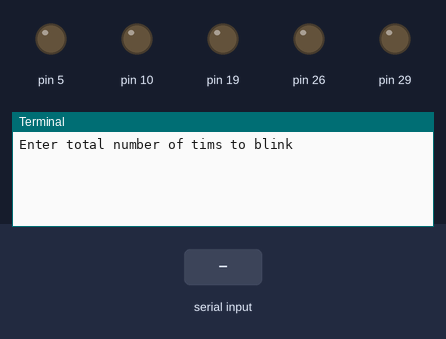
Recording of a program running on a simulated Raspberry Pi (header pin numbers). Shown: output pins drawn as LEDs (lit = HIGH), the last lines printed to the terminal. Inputs (shaded band) come from the test bench.

Above: at 1.2 s.
1.3 s: "5" typed at the terminal, then Enter
At 2.2 s:
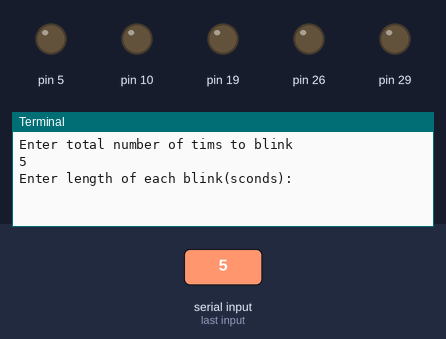
2.8 s: "90" typed at the terminal, then Enter
At 3.4 s:
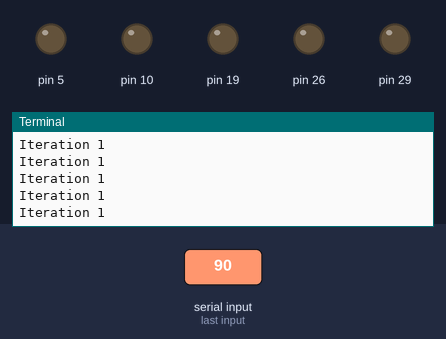

The program:

practical_1.py
```python
import RPi.GPIO as GPIO
import time

x=1
numTimes=int(input("Enter total number of tims to blink"))
speed=float(input("Enter length of each blink(sconds):"))
GPIO.setwarnings(False)
GPIO.setmode(GPIO.BOARD)
GPIO.setup(5,GPIO.OUT)
GPIO.setup(10,GPIO.OUT)
GPIO.setup(19,GPIO.OUT)
GPIO.setup(26,GPIO.OUT)
GPIO.setup(29,GPIO.OUT)

def Blink(numTimes,speed):
    for i in range(0,numTimes):
        GPIO.output(5,True)
        print("Iteration",(i+1))

        GPIO.output(10,True)
        print("Iteration",(i+1))

        GPIO.output(19,True)
        print("Iteration",(i+1))

        GPIO.output(26,True)
        print("Iteration",(i+1))

        GPIO.output(29,True)
        print("Iteration",(i+1))

        GPIO.output(29,False)
        print("Iteration",(i+1))

        GPIO.output(26,False)
        print("Iteration",(i+1))

        GPIO.output(19,False)
        print("Iteration",(i+1))

        GPIO.output(10,False)
        print("Iteration",(i+1))

        GPIO.output(5,False)
        print("Iteration",(i+1))
        time.sleep(speed)

Blink(numTimes,speed)
print("Done")
        
```

Measured:
- after the input at 1.3 s, the terminal: prints a new line at once (image 1)
- after the input at 2.8 s, the terminal: prints a new line at once (image 2)
